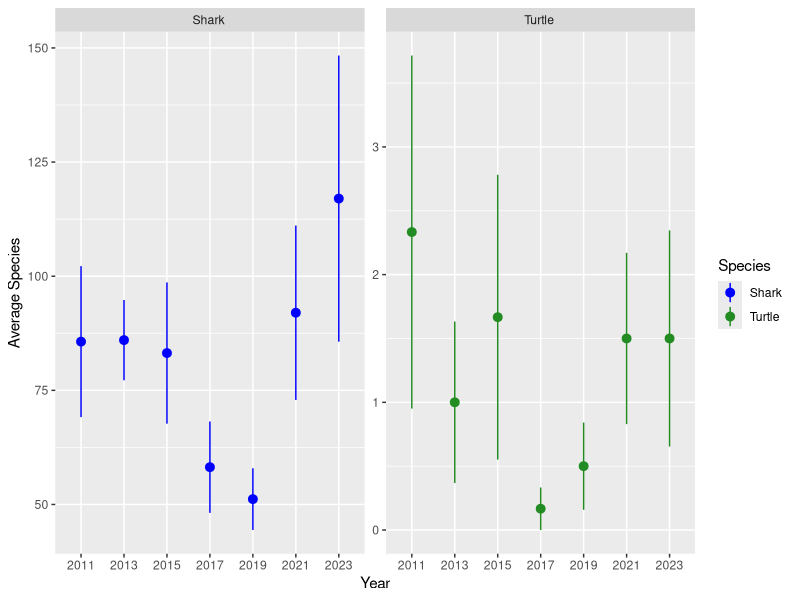

Reproduce this figure in R.
## ---- chunk 1
knitr::opts_chunk$set(echo = TRUE)
## ---- chunk 2
## install.packages("tidyverse") # Delete this line once installed
library("tidyverse")
## ---- chunk 3
data <- read.delim("../data/Exercise2_Module04.txt")
data

str(data)

## ---- chunk 4
data$Area <- factor(data$Area)
data$Year <- factor(data$Year)
data$Species <- factor(data$Species)

## ---- chunk 5
Species <- data |>
  group_by(Year, Species) |>
  summarize(avg_species = mean(count), 
           SE = sd(count)/sqrt(length(count)) )

## ---- chunk 6
Plot <- 
  ggplot(Species, aes(Year, y = avg_species, color = Species)) +
  geom_pointrange(aes(ymin = avg_species-SE, ymax = avg_species+SE))+
  scale_color_manual(values = c("blue", "forestgreen"))+
  xlab("Year") +
  ylab("Average Species")+
  facet_wrap(~ Species,, scales = "free_y")

ggsave(filename = "../output/FinalPlot.jpg", plot = Plot)

# can create insets
# Turtles are significantly lower caught in drum lines 
# slight similarities in the variance 

